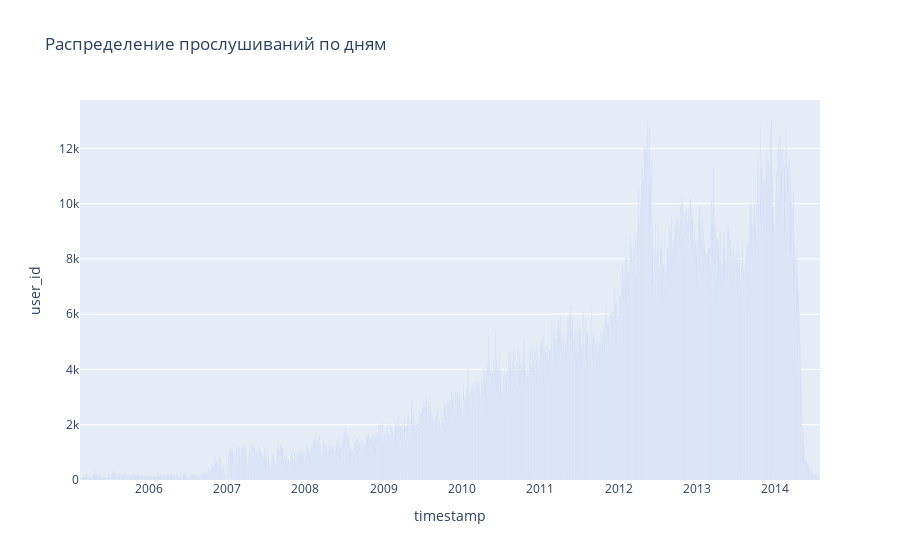

Notebook code cell kept with this figure:
### Code cell
events_indexing = events.set_index('timestamp')
events_indexing.index = pd.to_datetime(events_indexing.index)
events_indexing = events_indexing.resample('D').apply({'user_id':'count'})
fig = px.bar(events_indexing, x=events_indexing.index, y="user_id", title='Распределение прослушиваний по дням')
fig.show()

### Figure 1 — Plotly figure (JSON) as saved in the notebook; plotly's stock layout.template omitted (floating-point values rounded to 4 significant figures; data arrays with more than 128 entries replaced by an {"elided": "..."} marker saying what was removed)
{"data": [{"alignmentgroup": "True", "hovertemplate": "timestamp=%{x}<br>user_id=%{y}<extra></extra>", "legendgroup": "", "marker": {"color": "#636efa", "pattern": {"shape": ""}}, "name": "", "offsetgroup": "", "orientation": "v", "showlegend": false, "textposition": "auto", "type": "bar", "x": {"elided": "3449 str values"}, "xaxis": "x", "y": {"elided": "3449 int values"}, "yaxis": "y"}], "layout": {"barmode": "relative", "legend": {"tracegroupgap": 0}, "title": {"text": "Распределение прослушиваний по дням"}, "xaxis": {"anchor": "y", "domain": [0, 1], "title": {"text": "timestamp"}}, "yaxis": {"anchor": "x", "domain": [0, 1], "title": {"text": "user_id"}}}}
